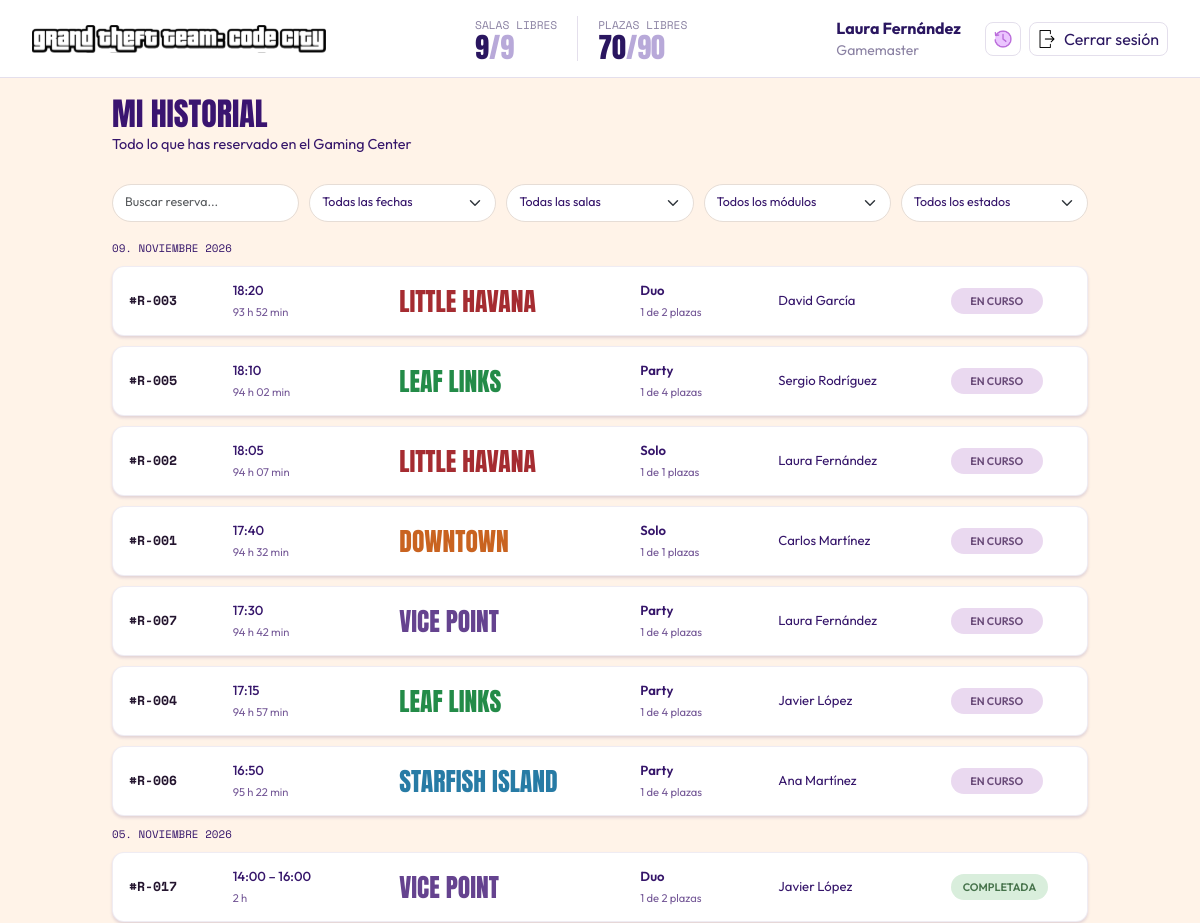
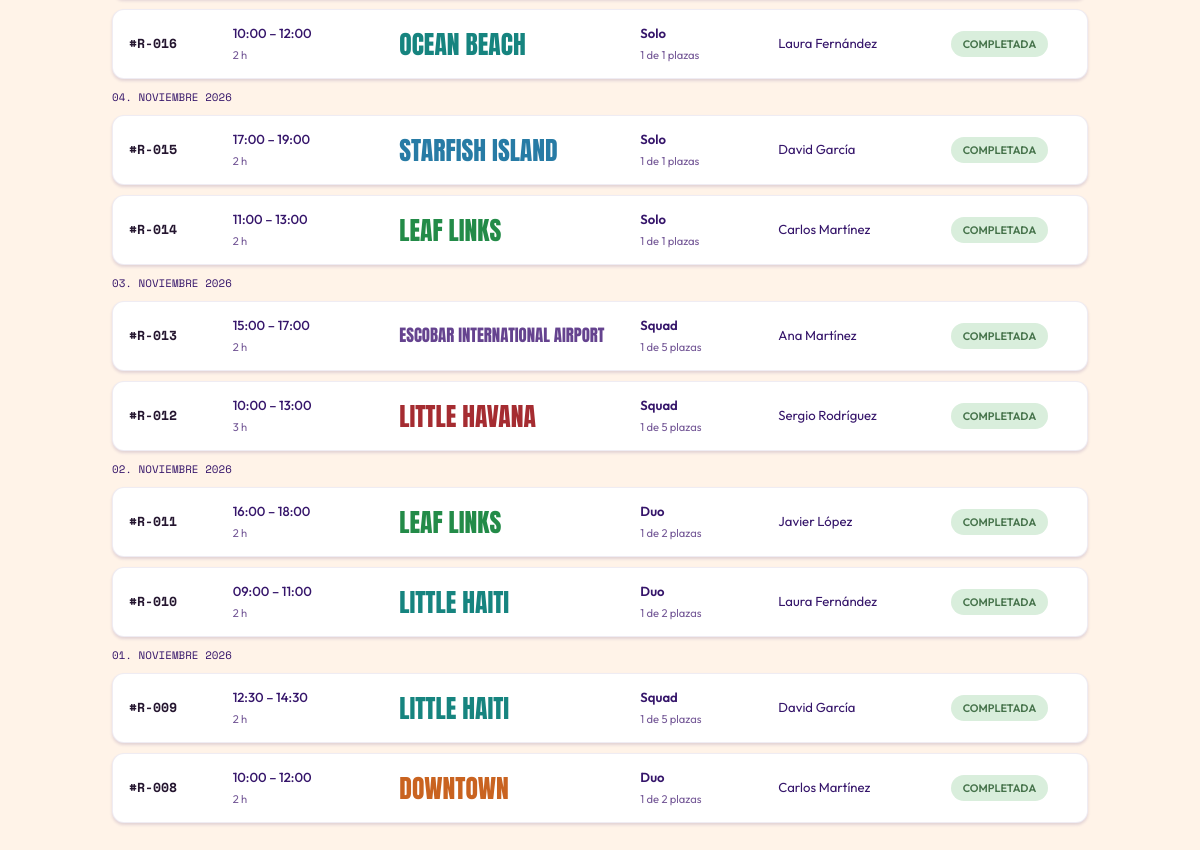
Screenshot of /views/historico.php (signed in) with the database file from the repository (2 pictures, top to bottom).
### tables this page shows
CREATE TABLE gamemasters (
    id_gamemaster INT AUTO_INCREMENT PRIMARY KEY,
    username VARCHAR(50) NOT NULL,
    password VARCHAR(255) NOT NULL,
    nom_real VARCHAR(100) NOT NULL,
    cognom_real VARCHAR(100) NOT NULL
);

CREATE TABLE ocupaciones (
    id_ocupacion INT AUTO_INCREMENT PRIMARY KEY,
    fecha_inicio DATETIME NOT NULL,
    fecha_fin DATETIME NULL,
    num_personas INT NOT NULL DEFAULT 1,
    id_modulo INT NOT NULL,
    id_gamemaster INT NOT NULL
);

CREATE TABLE salas (
    id_sala INT AUTO_INCREMENT PRIMARY KEY,
    nombre VARCHAR(100) NOT NULL,
    tipo VARCHAR(50) NOT NULL
);

CREATE TABLE modulos (
    id_modulo INT AUTO_INCREMENT PRIMARY KEY,
    nombre VARCHAR(100) NOT NULL,
    tipo VARCHAR(50) NOT NULL,
    capacidad INT NOT NULL,
    estado VARCHAR(20) NOT NULL,
    id_sala INT NOT NULL
);

### views/historico.php (the view, shortened to what this page needs)
<?php
require_once __DIR__ . '/../sql/conexion.php';
$busqueda = $_GET['buscar'] ?? '';
$busqueda = trim($busqueda);
$periodo = $_GET['periodo'] ?? 'todas';
$estado = $_GET['estado'] ?? 'todos';
$condiciones = [];
$parametros = [];
$filtroSql = $condiciones ? 'WHERE ' . implode(' AND ', $condiciones) : '';
$sql = "SELECT o.id_ocupacion, o.fecha_inicio, o.fecha_fin, o.num_personas,
               m.nombre AS modulo, m.tipo AS tipo_modulo, m.capacidad,
               s.nombre AS sala, g.nom_real, g.cognom_real,
               TIMESTAMPDIFF(MINUTE, o.fecha_inicio, COALESCE(o.fecha_fin, NOW())) AS duracion_minutos
        FROM ocupaciones o
        INNER JOIN modulos m ON m.id_modulo = o.id_modulo
        INNER JOIN salas s ON s.id_sala = m.id_sala
        INNER JOIN gamemasters g ON g.id_gamemaster = o.id_gamemaster
        $filtroSql
        ORDER BY o.fecha_inicio DESC, o.id_ocupacion DESC";
$stmt = $conn->prepare($sql);
$stmt->execute($parametros);
$ocupaciones = $stmt->fetchAll(PDO::FETCH_ASSOC);
$ocupacionesPorFecha = [];
foreach ($ocupaciones as $ocupacion) {
    $fecha = substr($ocupacion['fecha_inicio'], 0, 10);
    $ocupacionesPorFecha[$fecha][] = $ocupacion;
}
function formatoDuracion($minutos)
{
    $minutos = (int) $minutos;
    $horas = intdiv($minutos, 60);
    $resto = $minutos % 60;
    return $horas . ' h' . ($resto > 0 ? ' ' . str_pad((string) $resto, 2, '0', STR_PAD_LEFT) . ' min' : '');
}
function formatoFechaGrupo($fecha)
{
    $meses = [
        1 => 'enero', 'febrero', 'marzo', 'abril', 'mayo', 'junio',
        'julio', 'agosto', 'septiembre', 'octubre', 'noviembre', 'diciembre',
    ];
    $timestamp = strtotime($fecha);
    $dia = str_pad((string) date('j', $timestamp), 2, '0', STR_PAD_LEFT);
    return $dia . '. ' . $meses[(int) date('n', $timestamp)] . ' ' . date('Y', $timestamp);
}
$clasesSalas = [
    'Downtown' => 'downtown',
    'Little Haiti' => 'little-haiti',
    'Little Havana' => 'little-havana',
    'Escobar International Airport' => 'escobar-airport',
    'Leaf Links' => 'leaf-links',
    'Starfish Island' => 'starfish-island',
    'Ocean Beach' => 'ocean-beach',
    'Vice Point' => 'vice-point',
    'Prawn Island' => 'prawn-island',
];
?>
<!DOCTYPE html>
<html lang="es">
<head>
    <link href="https://cdn.jsdelivr.net/npm/bootstrap@5.3.3/dist/css/bootstrap.min.css" rel="stylesheet">
    <link rel="stylesheet" href="../assets/styles/style.css?v=<?= filemtime(__DIR__ . '/../assets/styles/style.css') ?>">
</head>
<body class="historial-page">
    <?php include __DIR__ . '/../includes/header.php'; ?>
    <main class="container historial-main">
        <h1 class="historial-titulo">Mi historial</h1>
        <p class="historial-subtitulo">Todo lo que has reservado en el Gaming Center</p>
        <section class="card historial-panel" aria-label="Historial de reservas">
            <form method="get" action="historico.php" class="historial-filtros">
                <div>
                    <input class="form-control historial-filtro" type="search" id="buscar" name="buscar"
                           placeholder="Buscar reserva..." value="<?= htmlspecialchars($busqueda, ENT_QUOTES, 'UTF-8') ?>">
                </div>
                <div>
                    <select class="form-select historial-filtro" id="periodo" name="periodo" onchange="this.form.submit()">
                        <option value="todas" <?= $periodo === 'todas' ? 'selected' : '' ?>>Todas las fechas</option>
                    </select>
                </div>
                <div>
                    <select class="form-select historial-filtro" id="id_sala" name="id_sala" onchange="this.form.submit()">
                        <option value="">Todas las salas</option>
                    </select>
                </div>
                <div>
                    <select class="form-select historial-filtro" id="id_modulo" name="id_modulo" onchange="this.form.submit()">
                        <option value="">Todos los módulos</option>
                    </select>
                </div>
                <div>
                    <select class="form-select historial-filtro" id="estado" name="estado" onchange="this.form.submit()">
                        <option value="todos" <?= $estado === 'todos' ? 'selected' : '' ?>>Todos los estados</option>
                    </select>
                </div>
            </form>
            <?php if (empty($ocupacionesPorFecha)) { ?>
                <p class="historial-vacio mb-0">No hay reservas que coincidan con los filtros seleccionados.</p>
            <?php } else { ?>
                <div class="historial-listado">
                    <?php foreach ($ocupacionesPorFecha as $fecha => $reservas) { ?>
                        <section class="historial-grupo" aria-label="Reservas del <?= htmlspecialchars(formatoFechaGrupo($fecha), ENT_QUOTES, 'UTF-8') ?>">
                            <h2 class="historial-fecha"><?= htmlspecialchars(formatoFechaGrupo($fecha), ENT_QUOTES, 'UTF-8') ?></h2>
                            <div class="historial-reservas">
                                <?php foreach ($reservas as $reserva) {
                                    $enCurso = $reserva['fecha_fin'] === null;
                                    $horaInicio = date('H:i', strtotime($reserva['fecha_inicio']));
                                    $horaFin = $enCurso ? null : date('H:i', strtotime($reserva['fecha_fin']));
                                    $nombreResponsable = $reserva['nom_real'] . ' ' . $reserva['cognom_real'];
                                    $idReserva = '#R-' . str_pad((string) $reserva['id_ocupacion'], 3, '0', STR_PAD_LEFT);
                                    $claseSala = $clasesSalas[$reserva['sala']] ?? 'otra';
                                ?>
                                    <article class="historial-reserva" aria-label="Reserva <?= htmlspecialchars($idReserva, ENT_QUOTES, 'UTF-8') ?>">
                                        <div class="historial-reserva-id">
                                            <span class="historial-id"><?= htmlspecialchars($idReserva, ENT_QUOTES, 'UTF-8') ?></span>
                                        </div>
                                        <div class="historial-reserva-horario">
                                            <span class="historial-horario"><?= htmlspecialchars($horaInicio . ($horaFin !== null ? ' – ' . $horaFin : ''), ENT_QUOTES, 'UTF-8') ?></span>
                                            <span class="historial-secundario"><?= htmlspecialchars(formatoDuracion($reserva['duracion_minutos']), ENT_QUOTES, 'UTF-8') ?></span>
                                        </div>
                                        <div class="historial-reserva-sala">
                                            <span class="historial-sala <?= htmlspecialchars($claseSala, ENT_QUOTES, 'UTF-8') ?>"><?= htmlspecialchars($reserva['sala'], ENT_QUOTES, 'UTF-8') ?></span>
                                        </div>
                                        <div class="historial-reserva-modulo">
                                            <span class="historial-modulo-tipo"><?= htmlspecialchars($reserva['tipo_modulo'], ENT_QUOTES, 'UTF-8') ?></span>
                                            <span class="historial-secundario"><?= (int) $reserva['num_personas'] ?> de <?= (int) $reserva['capacidad'] ?> plazas</span>
                                        </div>
                                        <div class="historial-reserva-responsable">
                                            <?= htmlspecialchars($nombreResponsable, ENT_QUOTES, 'UTF-8') ?>
                                        </div>
                                        <div class="historial-reserva-estado">
                                            <span class="historial-estado <?= $enCurso ? 'encurso' : '' ?>"><?= $enCurso ? 'En curso' : 'Completada' ?></span>
                                        </div>
                                    </article>
                                <?php } ?>
                            </div>
                        </section>
                    <?php } ?>
                </div>
            <?php } ?>
        </section>
    </main>
</body>
</html>

### includes/header.php
<?php
require_once __DIR__ . '/session.php';
require_once __DIR__ . '/../sql/conexion.php';
$sql = "SELECT COUNT(DISTINCT id_sala) AS salas, SUM(capacidad) AS plazas FROM modulos";
$stmt = $conn->prepare($sql);
$stmt->execute();
$total = $stmt->fetch(PDO::FETCH_ASSOC);
$sql = "SELECT COUNT(DISTINCT id_sala) AS salas, SUM(capacidad) AS plazas FROM modulos WHERE estado = 'Disponible'";
$stmt = $conn->prepare($sql);
$stmt->execute();
$libres = $stmt->fetch(PDO::FETCH_ASSOC);
$sql = "SELECT nom_real, cognom_real FROM gamemasters WHERE id_gamemaster = :id";
$stmt = $conn->prepare($sql);
$stmt->execute([':id' => $idGamemaster]);
$gamemaster = $stmt->fetch(PDO::FETCH_ASSOC);
$nombre = $gamemaster['nom_real'] . ' ' . $gamemaster['cognom_real'];
?>
<header class="header">
    <a href="main.php" class="logo">
        <picture>
            <source media="(max-width: 767px)" srcset="../assets/images/logo_movil.svg">
            <img src="../assets/images/logo.svg" alt="Grand Theft Team: Code City">
        </picture>
    </a>
    <div class="contadores">
        <div class="contador">
            <small>Salas<span class="libres"> libres</span></small>
            <b><?= $libres['salas'] ?><span>/<?= $total['salas'] ?></span></b>
        </div>
        <div class="contador">
            <small>Plazas<span class="libres"> libres</span></small>
            <b><?= (int) $libres['plazas'] ?><span>/<?= $total['plazas'] ?></span></b>
        </div>
    </div>
    <div class="usuario">
        <b><?= htmlspecialchars($nombre) ?></b>
        <small>Gamemaster</small>
    </div>
    <div class="acciones">
        <a href="historico.php" class="btn-header btn-icono" title="Histórico">
            <img src="../assets/images/historico.png" alt="Histórico">
        </a>
        <a href="../backend/logout.php" class="btn-header" title="Cerrar sesión">
            <img src="../assets/images/logout.png" alt="">
            <span>Cerrar sesión</span>
        </a>
    </div>
</header>

### assets/styles/style.css (style rules this page uses)
body { margin: 0; font-family: 'Outfit', sans-serif; }
.header { display: flex; align-items: center; gap: 24px; padding: 16px 32px; background-color: #fff; border-bottom: 1px solid #e4dfec; color: #2a1660; white-space: nowrap; }
.logo { min-width: 0; overflow: hidden; }
.logo img { display: block; height: 28px; }
.contadores { display: flex; margin: 0 auto; }
.contador { display: flex; flex-direction: column; padding: 0 20px; }
.contador + .contador { border-left: 1px solid #e4dfec; }
.contador small, .panel-cabecera small { font: 0.7rem 'Space Mono', monospace; text-transform: uppercase; }
.contador b { font: 1.75rem/1 'Anton', sans-serif; }
.contador small, .usuario small { display: block; color: #8b82a3; }
.contador b span { color: #b8a9d9; }
.acciones { display: flex; gap: 8px; }
.btn-header { display: flex; align-items: center; gap: 8px; height: 34px; padding: 0 8px; border: 1px solid #e4dfec; border-radius: 8px; color: inherit; text-decoration: none; }
.btn-header img { width: 18px; }
.historial-page { min-height: 100vh; margin: 0; background: #fff3e8; color: #35156a; font-family: 'Outfit', sans-serif; }
.historial-main { max-width: 1000px; padding-top: 18px; padding-bottom: 48px; }
.historial-titulo { margin: 0; color: #3a1470; font: 2rem/1.1 'Anton', sans-serif; text-transform: uppercase; }
.historial-subtitulo { margin: 3px 0 28px; font-size: 0.9rem; }
.historial-panel { overflow: visible; min-height: 0; padding: 0; border: 0; border-radius: 0; background: transparent; }
.historial-filtros { display: grid; grid-template-columns: repeat(5, minmax(0, 1fr)); gap: 10px; align-items: center; margin-bottom: 18px; }
.historial-filtro { min-height: 38px; border: 1px solid #e6ddd6; border-radius: 999px; background-color: #fff; color: #35156a; font-size: 0.78rem; }
.historial-filtro { overflow: hidden; text-overflow: ellipsis; white-space: nowrap; }
.historial-filtro option { font-size: 0.85rem; }
.historial-listado, .historial-grupo, .historial-reservas { display: grid; gap: 10px; }
.historial-fecha { margin: 0; color: #35156a; font: 0.68rem 'Space Mono', monospace; text-transform: uppercase; }
.historial-reserva { display: grid; grid-template-columns: minmax(0, 0.8fr) minmax(0, 1.35fr) minmax(0, 2fr) minmax(0, 1.1fr) minmax(0, 1.4fr) minmax(0, 1.05fr); gap: 12px; align-items: center; min-height: 70px; padding: 12px 16px; border: 1px solid rgba(53, 21, 106, 0.08); border-radius: 12px; color: #35156a; background: #fff; box-shadow: 0 2px 3px rgba(53, 21, 106, 0.14); font-size: 0.82rem; }
.historial-reserva > div { min-width: 0; }
.historial-reserva-estado { justify-self: start; }
.historial-id { color: #24152f; font: 700 0.82rem 'Space Mono', monospace; }
.historial-horario { white-space: nowrap; font: 500 0.82rem 'Outfit', sans-serif; }
.historial-modulo-tipo { font-weight: 600; }
.historial-secundario { display: block; margin-top: 3px; color: #765a98; font-size: 0.7rem; }
.historial-reserva-sala { overflow-wrap: anywhere; }
.historial-sala { display: block; font: 1.6rem/0.95 'Anton', sans-serif; text-transform: uppercase; }
.historial-sala.downtown, .historial-sala.prawn-island { color: #c96320; }
.historial-sala.little-haiti, .historial-sala.ocean-beach { color: #16847f; }
.historial-sala.little-havana { color: #a52c31; }
.historial-sala.escobar-airport, .historial-sala.vice-point { color: #65438f; }
.historial-sala.leaf-links { color: #238b48; }
.historial-sala.starfish-island { color: #277ba5; }
.historial-sala.escobar-airport { font-size: 1.05rem; }
.historial-estado { display: inline-block; min-width: 92px; padding: 5px 12px; border-radius: 999px; background: #d9eedc; color: #46734b; text-align: center; font-size: 0.68rem; font-weight: 600; text-transform: uppercase; }
.historial-estado.encurso { background: #ead9f0; color: #694a78; }

### rows the page displays
gamemasters: nombre "Laura Fernández"
ocupaciones: id_ocupacion "#R-003", fecha_inicio "18:20", duracion_minutos "93 h 52 min", salas.nombre "LITTLE HAVANA", id_modulo.tipo "Duo", num_personas "1", id_modulo.capacidad "2", id_gamemaster.cognom_real "David García", shows "EN CURSO"
ocupaciones: id_ocupacion "#R-005", fecha_inicio "18:10", duracion_minutos "94 h 02 min", salas.nombre "LEAF LINKS", id_modulo.tipo "Party", num_personas "1", id_modulo.capacidad "4", id_gamemaster.cognom_real "Sergio Rodríguez", shows "EN CURSO"
ocupaciones: id_ocupacion "#R-002", fecha_inicio "18:05", duracion_minutos "94 h 07 min", salas.nombre "LITTLE HAVANA", id_modulo.tipo "Solo", num_personas "1", id_modulo.capacidad "1", id_gamemaster.cognom_real "Laura Fernández", shows "EN CURSO"
ocupaciones: id_ocupacion "#R-001", fecha_inicio "17:40", duracion_minutos "94 h 32 min", salas.nombre "DOWNTOWN", id_modulo.tipo "Solo", num_personas "1", id_modulo.capacidad "1", id_gamemaster.cognom_real "Carlos Martínez", shows "EN CURSO"
ocupaciones: id_ocupacion "#R-007", fecha_inicio "17:30", duracion_minutos "94 h 42 min", salas.nombre "VICE POINT", id_modulo.tipo "Party", num_personas "1", id_modulo.capacidad "4", id_gamemaster.cognom_real "Laura Fernández", shows "EN CURSO"
ocupaciones: id_ocupacion "#R-004", fecha_inicio "17:15", duracion_minutos "94 h 57 min", salas.nombre "LEAF LINKS", id_modulo.tipo "Party", num_personas "1", id_modulo.capacidad "4", id_gamemaster.cognom_real "Javier López", shows "EN CURSO"
ocupaciones: id_ocupacion "#R-006", fecha_inicio "16:50", duracion_minutos "95 h 22 min", salas.nombre "STARFISH ISLAND", id_modulo.tipo "Party", num_personas "1", id_modulo.capacidad "4", id_gamemaster.cognom_real "Ana Martínez", shows "EN CURSO"
ocupaciones: id_ocupacion "#R-017", fecha_inicio+fecha_fin "14:00 – 16:00", duracion_minutos "2 h", salas.nombre "VICE POINT", id_modulo.tipo "Duo", num_personas "1", id_modulo.capacidad "2", id_gamemaster.cognom_real "Javier López", shows "COMPLETADA"
ocupaciones: id_ocupacion "#R-016", fecha_inicio+fecha_fin "10:00 – 12:00", duracion_minutos "2 h", salas.nombre "OCEAN BEACH", id_modulo.tipo "Solo", num_personas "1", id_modulo.capacidad "1", id_gamemaster.cognom_real "Laura Fernández", shows "COMPLETADA"
ocupaciones: id_ocupacion "#R-015", fecha_inicio+fecha_fin "17:00 – 19:00", duracion_minutos "2 h", salas.nombre "STARFISH ISLAND", id_modulo.tipo "Solo", num_personas "1", id_modulo.capacidad "1", id_gamemaster.cognom_real "David García", shows "COMPLETADA"
ocupaciones: id_ocupacion "#R-014", fecha_inicio+fecha_fin "11:00 – 13:00", duracion_minutos "2 h", salas.nombre "LEAF LINKS", id_modulo.tipo "Solo", num_personas "1", id_modulo.capacidad "1", id_gamemaster.cognom_real "Carlos Martínez", shows "COMPLETADA"
ocupaciones: id_ocupacion "#R-013", fecha_inicio+fecha_fin "15:00 – 17:00", duracion_minutos "2 h", salas.nombre "ESCOBAR INTERNATIONAL AIRPORT", id_modulo.tipo "Squad", num_personas "1", id_modulo.capacidad "5", id_gamemaster.cognom_real "Ana Martínez", shows "COMPLETADA"
ocupaciones: id_ocupacion "#R-012", fecha_inicio+fecha_fin "10:00 – 13:00", duracion_minutos "3 h", salas.nombre "LITTLE HAVANA", id_modulo.tipo "Squad", num_personas "1", id_modulo.capacidad "5", id_gamemaster.cognom_real "Sergio Rodríguez", shows "COMPLETADA"
ocupaciones: id_ocupacion "#R-011", fecha_inicio+fecha_fin "16:00 – 18:00", duracion_minutos "2 h", salas.nombre "LEAF LINKS", id_modulo.tipo "Duo", num_personas "1", id_modulo.capacidad "2", id_gamemaster.cognom_real "Javier López", shows "COMPLETADA"
ocupaciones: id_ocupacion "#R-010", fecha_inicio+fecha_fin "09:00 – 11:00", duracion_minutos "2 h", salas.nombre "LITTLE HAITI", id_modulo.tipo "Duo", num_personas "1", id_modulo.capacidad "2", id_gamemaster.cognom_real "Laura Fernández", shows "COMPLETADA"
ocupaciones: id_ocupacion "#R-009", fecha_inicio+fecha_fin "12:30 – 14:30", duracion_minutos "2 h", salas.nombre "LITTLE HAITI", id_modulo.tipo "Squad", num_personas "1", id_modulo.capacidad "5", id_gamemaster.cognom_real "David García", shows "COMPLETADA"
ocupaciones: id_ocupacion "#R-008", fecha_inicio+fecha_fin "10:00 – 12:00", duracion_minutos "2 h", salas.nombre "DOWNTOWN", id_modulo.tipo "Duo", num_personas "1", id_modulo.capacidad "2", id_gamemaster.cognom_real "Carlos Martínez", shows "COMPLETADA"

### other values shown
$libres['salas'] "9"
$total['salas'] "9"
$libres['plazas'] "70"
$total['plazas'] "90"
formatoFechaGrupo($fecha) "09. NOVIEMBRE 2026"
formatoFechaGrupo($fecha) "05. NOVIEMBRE 2026"
formatoFechaGrupo($fecha) "04. NOVIEMBRE 2026"
formatoFechaGrupo($fecha) "03. NOVIEMBRE 2026"
formatoFechaGrupo($fecha) "02. NOVIEMBRE 2026"
formatoFechaGrupo($fecha) "01. NOVIEMBRE 2026"
